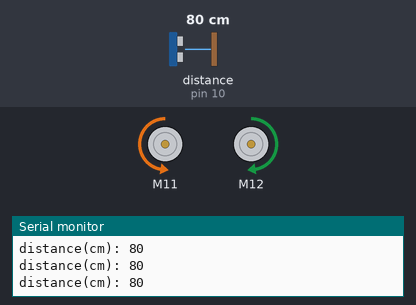
Simulated run of this sketch. Board: Arduino Uno, built with avr-gcc and run on an emulated ATmega328P. Parts: 2 × DC motor (green arrow = forward, orange = backward, longer = faster), the last lines printed to the serial monitor. The inputs (shaded band) are chosen by the test bench; at power-on: distance to the obstacle (sensor on pin 10) 80 cm.

Above: at 1.2 s.
1.3 s: distance to the obstacle (sensor on pin 10) set to 52 cm
2.8 s: distance to the obstacle (sensor on pin 10) set to 45 cm
At 4.2 s:
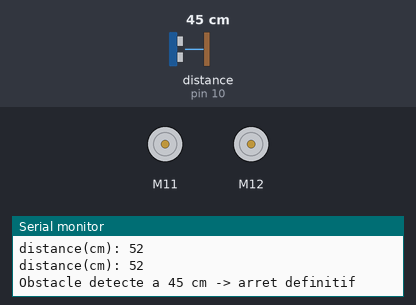
Timing chart, 0 to 5.8 s (numbered marks = the images above; inputs shaded):
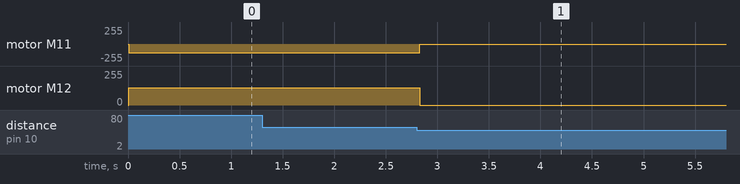

The sketch:

13-stop-before-obstacle.ino
```cpp
// Exercice 13 : arret avant obstacle

#include "MeAuriga.h"
#include "Wire.h"

MeUltrasonicSensor ultrasound(10);
MeEncoderOnBoard motor1(SLOT1);
MeEncoderOnBoard motor2(SLOT2);

const int speedCmd = 128;
const int stopDistanceCm = 50;
bool stopped = false;

void setDrive(int leftPwm, int rightPwm) {
  motor1.setMotorPwm(-leftPwm);
  motor2.setMotorPwm(rightPwm);
}

void setup() {
  Serial.begin(9600);
  setDrive(speedCmd, speedCmd);
  Serial.println("Robot en avance (v=128)");
}

void loop() {
  int d = ultrasound.distanceCm();

  if (!stopped && d > 0 && d < stopDistanceCm) {
    setDrive(0, 0);
    stopped = true;
    Serial.print("Obstacle detecte a ");
    Serial.print(d);
    Serial.println(" cm -> arret definitif");
  }

  if (!stopped) {
    Serial.print("distance(cm): ");
    Serial.println(d);
  }

  delay(100);
}
```

Measured:
- the behaviour switches between 50 and 49 cm on distance to the obstacle (sensor on pin 10) (found by bisection; images 0 and 1)
- after the input at 2.8 s, motor M11: backward 128/255 → stopped at once; motor M12: forward 128/255 → stopped at once
